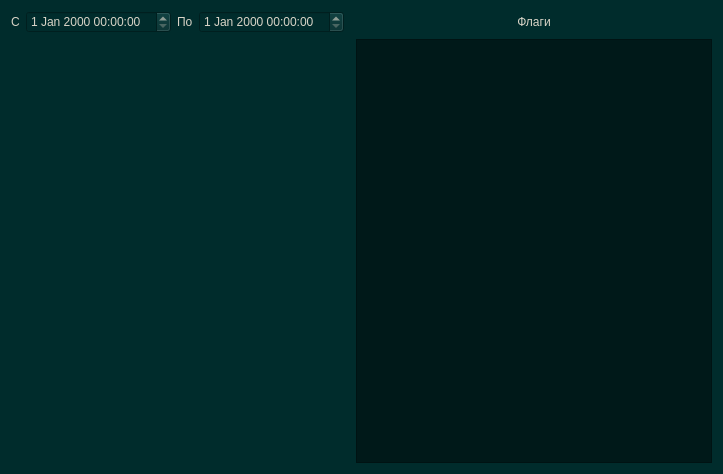
<?xml version="1.0" encoding="UTF-8"?>
<ui version="4.0">
 <class>Diagramm</class>
 <widget class="QWidget" name="Diagramm">
  <property name="geometry">
   <rect>
    <x>0</x>
    <y>0</y>
    <width>723</width>
    <height>474</height>
   </rect>
  </property>
  <property name="windowTitle">
   <string>Диаграмма</string>
  </property>
  <property name="styleSheet">
   <string notr="true">background-color: rgb(0, 44, 44);
selection-background-color: rgb(7, 52, 80);
alternate-background-color: rgb(0, 85, 0);

color: rgb(217, 212, 199);

font: 11.5pt &quot;MS Shell Dlg 2&quot;;</string>
  </property>
  <layout class="QGridLayout" name="gridLayout">
   <item row="1" column="5">
    <widget class="QListWidget" name="listWidget">
     <property name="styleSheet">
      <string notr="true">background-color: rgb(0, 25, 25);</string>
     </property>
    </widget>
   </item>
   <item row="0" column="1">
    <widget class="QDateTimeEdit" name="dteStart"/>
   </item>
   <item row="0" column="3">
    <widget class="QDateTimeEdit" name="dteEnd"/>
   </item>
   <item row="0" column="2">
    <widget class="QLabel" name="lbllTo">
     <property name="text">
      <string>По</string>
     </property>
    </widget>
   </item>
   <item row="0" column="5">
    <widget class="QLabel" name="label">
     <property name="text">
      <string>Флаги</string>
     </property>
     <property name="alignment">
      <set>Qt::AlignCenter</set>
     </property>
    </widget>
   </item>
   <item row="0" column="0">
    <widget class="QLabel" name="lblFrom">
     <property name="text">
      <string>C</string>
     </property>
    </widget>
   </item>
   <item row="1" column="0" colspan="5">
    <widget class="QWidget" name="frame" native="true"/>
   </item>
  </layout>
 </widget>
 <resources/>
 <connections/>
</ui>
